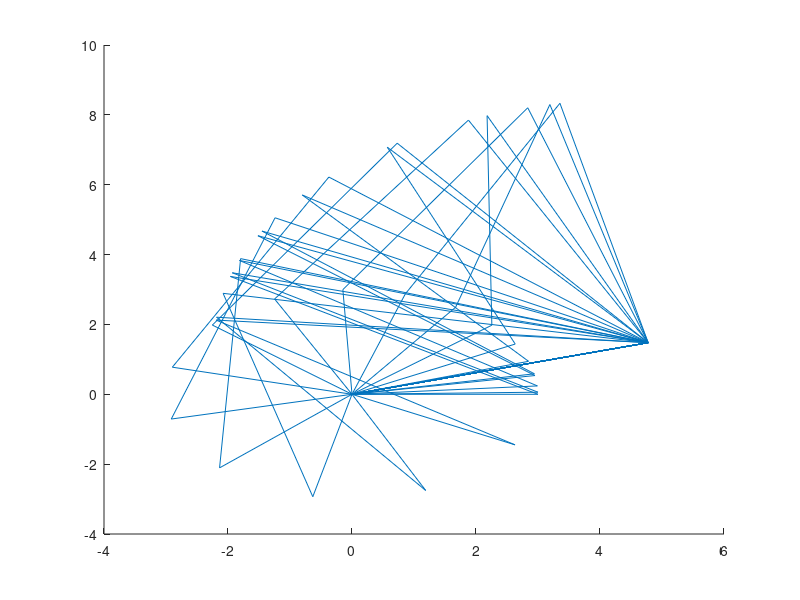

This figure's MATLAB source:
clc 

clear all
 r1 = 5;
 r2 = 3;
 r3 = 6;
 r4 = 7;
 theta1 = 0.3;
 theta2 = 0;
 omega2 = 0;
 alpha2 = 1;
 q= [0.2;1;2.2;2.5];
 counter_t=0;
 for t=0:0.1:3.6
     stop=100;
     i=0;
     counter_t=counter_t+1;
 while stop>1e-9 && i<100
     i=i+1;
     phi=[-r1*cos(q(1))+r2*cos(q(2))+r3*cos(q(3))-r4*cos(q(4));
          -r1*sin(q(1))+r2*sin(q(2))+r3*sin(q(3))-r4*sin(q(4));
          q(2)-theta2-(omega2*t)-(0.5*alpha2*(t)^2);
          q(1)-theta1];
      
      J=[r1*sin(q(1)), -r2*sin(q(2)), -r3*sin(q(3)),  r4*sin(q(4));
        -r1*cos(q(1)),  r2*cos(q(2)),  r3*cos(q(3)), -r4*cos(q(4));
         0, 1, 0, 0;
         1, 0, 0, 0];
      
      q_i=-J\phi+q;
      q=q_i;
      stop=norm(phi);
 end
 phi_tp=[0;0;-omega2-alpha2*t;0];
 v=-J\phi_tp;
 %calcular acceleracion
 phi_tpp=[0;0;-alpha2;0];
 Jp=[v(1)*r1*cos(q(1)), -v(2)*r2*cos(q(2)), -v(3)*r3*cos(q(3)), v(4)*r4*cos(q(4));
     v(1)*r1*sin(q(1)), -v(2)*r2*sin(q(2)), -v(3)*r3*sin(q(3)), v(4)*r4*sin(q(4));
         0, 0, 0, 0;
         0, 0, 0, 0];
 a=-J\(Jp*v+phi_tpp);
 
 Q(:,counter_t)=q;
 V(:,counter_t)=v;
 A(:,counter_t)=a;


 
 end
 [m n] =size(Q);
 figure()
 for t=1:2:n
     O1=[0, 0];
     O2=[r2*cos(Q(2,t)), r2*sin(Q(2,t))];
     O3=[r2*cos(Q(2,t))+r3*cos(Q(3,t)), r2*sin(Q(2,t))+r3*sin(Q(3,t))];
     O4=[r1*cos(Q(1,t)), r1*sin(Q(1,t))];
     
     line([O1(1) O2(1)],[O1(2) O2(2)])
     hold on
     line([O2(1) O3(1)],[O2(2) O3(2)])
     line([O3(1) O4(1)],[O3(2) O4(2)])
     line([O1(1) O4(1)],[O1(2) O4(2)])

 end
   


 